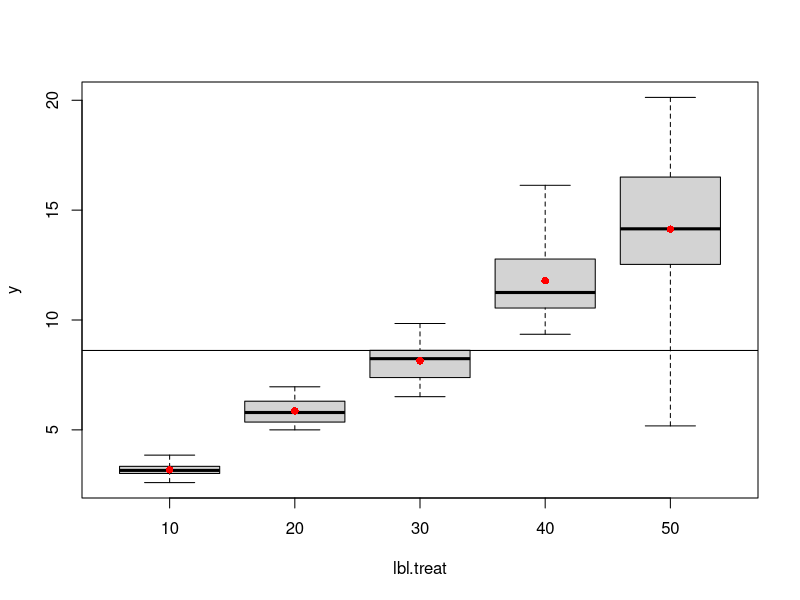

Write R code to recreate this figure.
#Data (responses)
y10 = c(2.60, 3.35, 3.33, 3.06, 3.38, 3.85, 3.01, 3.02, 3.29, 3.00, 3.20, 3.11)#10 feet from target
y20 = c(6.84, 6.32, 6.96, 5.85, 5.95, 6.29, 5.57, 5.00, 5.42, 5.73, 5.29, 5.10)#20 feet from target
y30 = c(6.51, 6.72, 8.24, 7.38, 9.84, 9.42, 8.09, 6.80, 7.95, 8.62, 8.41, 8.62, 9.23)#30 feet from target
y40 = c(10.28, 11.47, 14.10, 12.54, 16.13, 11.03, 10.81, 10.19, 13.01, 11.17, 11.33,   9.35)#40 feet from target
y50 = c(11.80, 13.74,   5.18, 20.13, 16.94, 14.09, 16.07, 14.90, 17.47, 14.21, 13.13, 11.93)#50 feet from target
y = c(y10, y20, y30, y40, y50)

#Treatment labels for each data point
lbl.treat = factor(c(
            rep(10, length(y10)),
            rep(20, length(y20)),
            rep(30, length(y30)),
            rep(40, length(y40)),
            rep(50, length(y50)))
)
lbl.treat

#Take a look at the data first
m = mean(y)#Grand average
m.treat = c(#Treatment averages
          mean(y10),
          mean(y20),
          mean(y30),
          mean(y40),
          mean(y50)
)

c(m, m.treat)

boxplot(y ~ lbl.treat, range = 0) #Box plot
points(1:5, m.treat, pch = 16, col = "red")
abline(a = m, b = 0)

bfit = lm(y ~ lbl.treat)
anova(bfit)

